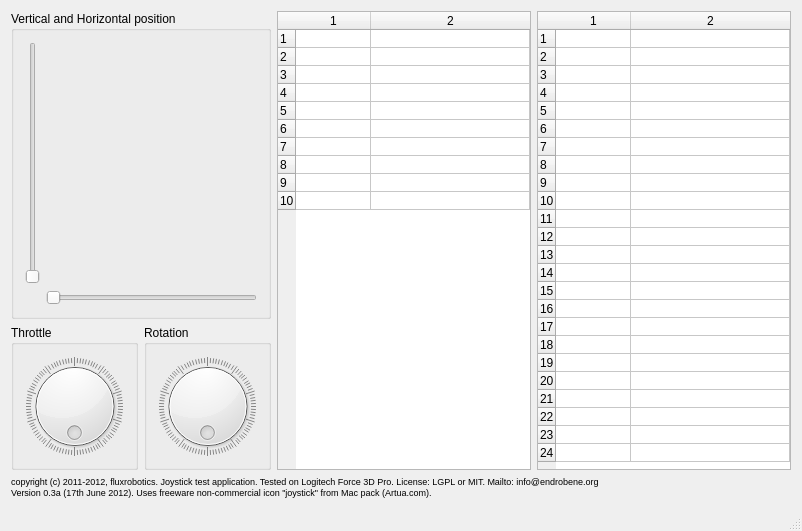
<?xml version="1.0" encoding="UTF-8"?>
<ui version="4.0">
 <class>MainWindow</class>
 <widget class="QMainWindow" name="MainWindow">
  <property name="geometry">
   <rect>
    <x>0</x>
    <y>0</y>
    <width>802</width>
    <height>531</height>
   </rect>
  </property>
  <property name="windowTitle">
   <string>Joystick Test Application (based on SFML)</string>
  </property>
  <property name="windowIcon">
   <iconset resource="resJoystick.qrc">
    <normaloff>:/icons/ResFiles/joystick.ico</normaloff>:/icons/ResFiles/joystick.ico</iconset>
  </property>
  <widget class="QWidget" name="centralWidget">
   <layout class="QVBoxLayout" name="verticalLayout_2" stretch="1,0">
    <item>
     <layout class="QHBoxLayout" name="horizontalLayout_4">
      <item>
       <layout class="QVBoxLayout" name="layoutLeft">
        <item>
         <widget class="QGroupBox" name="gbMoveXY">
          <property name="title">
           <string>Vertical and Horizontal position</string>
          </property>
          <layout class="QGridLayout" name="gridLayout">
           <item row="1" column="1">
            <layout class="QHBoxLayout" name="horizontalLayout_3">
             <item>
              <widget class="QSlider" name="sliderHorizontal">
               <property name="enabled">
                <bool>false</bool>
               </property>
               <property name="orientation">
                <enum>Qt::Horizontal</enum>
               </property>
              </widget>
             </item>
            </layout>
           </item>
           <item row="0" column="0">
            <layout class="QVBoxLayout" name="verticalLayout">
             <item>
              <widget class="QSlider" name="sliderVertical">
               <property name="enabled">
                <bool>false</bool>
               </property>
               <property name="orientation">
                <enum>Qt::Vertical</enum>
               </property>
              </widget>
             </item>
            </layout>
           </item>
          </layout>
         </widget>
        </item>
        <item>
         <layout class="QHBoxLayout" name="layoutThrottleRotate">
          <item>
           <widget class="QGroupBox" name="gbThrottle">
            <property name="title">
             <string>Throttle</string>
            </property>
            <layout class="QHBoxLayout" name="horizontalLayout">
             <item>
              <widget class="QDial" name="dialThrottle">
               <property name="enabled">
                <bool>true</bool>
               </property>
               <property name="maximum">
                <number>100</number>
               </property>
               <property name="tracking">
                <bool>false</bool>
               </property>
               <property name="orientation">
                <enum>Qt::Horizontal</enum>
               </property>
               <property name="invertedAppearance">
                <bool>false</bool>
               </property>
               <property name="invertedControls">
                <bool>false</bool>
               </property>
               <property name="wrapping">
                <bool>true</bool>
               </property>
               <property name="notchTarget">
                <double>1.000000000000000</double>
               </property>
               <property name="notchesVisible">
                <bool>true</bool>
               </property>
              </widget>
             </item>
            </layout>
           </widget>
          </item>
          <item>
           <widget class="QGroupBox" name="gbRotation">
            <property name="title">
             <string>Rotation</string>
            </property>
            <layout class="QHBoxLayout" name="horizontalLayout_2">
             <item>
              <widget class="QDial" name="dialRotation">
               <property name="enabled">
                <bool>true</bool>
               </property>
               <property name="maximum">
                <number>100</number>
               </property>
               <property name="tracking">
                <bool>false</bool>
               </property>
               <property name="wrapping">
                <bool>true</bool>
               </property>
               <property name="notchTarget">
                <double>1.000000000000000</double>
               </property>
               <property name="notchesVisible">
                <bool>true</bool>
               </property>
              </widget>
             </item>
            </layout>
           </widget>
          </item>
         </layout>
        </item>
       </layout>
      </item>
      <item>
       <widget class="QTableWidget" name="tblAxis">
        <property name="rowCount">
         <number>10</number>
        </property>
        <property name="columnCount">
         <number>2</number>
        </property>
        <attribute name="horizontalHeaderVisible">
         <bool>true</bool>
        </attribute>
        <attribute name="horizontalHeaderCascadingSectionResizes">
         <bool>false</bool>
        </attribute>
        <attribute name="horizontalHeaderDefaultSectionSize">
         <number>75</number>
        </attribute>
        <attribute name="horizontalHeaderHighlightSections">
         <bool>false</bool>
        </attribute>
        <attribute name="horizontalHeaderMinimumSectionSize">
         <number>20</number>
        </attribute>
        <attribute name="horizontalHeaderStretchLastSection">
         <bool>true</bool>
        </attribute>
        <attribute name="verticalHeaderVisible">
         <bool>true</bool>
        </attribute>
        <attribute name="verticalHeaderCascadingSectionResizes">
         <bool>false</bool>
        </attribute>
        <attribute name="verticalHeaderDefaultSectionSize">
         <number>17</number>
        </attribute>
        <attribute name="verticalHeaderHighlightSections">
         <bool>false</bool>
        </attribute>
        <row/>
        <row/>
        <row/>
        <row/>
        <row/>
        <row/>
        <row/>
        <row/>
        <row/>
        <row/>
        <column/>
        <column/>
       </widget>
      </item>
      <item>
       <widget class="QTableWidget" name="tblButtons">
        <property name="rowCount">
         <number>24</number>
        </property>
        <property name="columnCount">
         <number>2</number>
        </property>
        <attribute name="horizontalHeaderVisible">
         <bool>true</bool>
        </attribute>
        <attribute name="horizontalHeaderCascadingSectionResizes">
         <bool>false</bool>
        </attribute>
        <attribute name="horizontalHeaderDefaultSectionSize">
         <number>75</number>
        </attribute>
        <attribute name="horizontalHeaderHighlightSections">
         <bool>false</bool>
        </attribute>
        <attribute name="horizontalHeaderStretchLastSection">
         <bool>true</bool>
        </attribute>
        <attribute name="verticalHeaderCascadingSectionResizes">
         <bool>false</bool>
        </attribute>
        <attribute name="verticalHeaderDefaultSectionSize">
         <number>17</number>
        </attribute>
        <attribute name="verticalHeaderHighlightSections">
         <bool>false</bool>
        </attribute>
        <row/>
        <row/>
        <row/>
        <row/>
        <row/>
        <row/>
        <row/>
        <row/>
        <row/>
        <row/>
        <row/>
        <row/>
        <row/>
        <row/>
        <row/>
        <row/>
        <row/>
        <row/>
        <row/>
        <row/>
        <row/>
        <row/>
        <row/>
        <row/>
        <column/>
        <column/>
       </widget>
      </item>
     </layout>
    </item>
    <item>
     <widget class="QLabel" name="lblAboutNotice">
      <property name="font">
       <font>
        <family>Tahoma</family>
        <pointsize>9</pointsize>
       </font>
      </property>
      <property name="text">
       <string>&lt;!DOCTYPE HTML PUBLIC &quot;-//W3C//DTD HTML 4.0//EN&quot; &quot;http://www.w3.org/TR/REC-html40/strict.dtd&quot;&gt;
&lt;html&gt;&lt;head&gt;&lt;meta name=&quot;qrichtext&quot; content=&quot;1&quot; /&gt;&lt;style type=&quot;text/css&quot;&gt;
p, li { white-space: pre-wrap; }
&lt;/style&gt;&lt;/head&gt;&lt;body style=&quot; font-family:'Tahoma'; font-size:9pt; font-weight:400; font-style:normal;&quot;&gt;
&lt;p style=&quot; margin-top:0px; margin-bottom:0px; margin-left:0px; margin-right:0px; -qt-block-indent:0; text-indent:0px;&quot;&gt;&lt;span style=&quot; font-family:'MS Shell Dlg 2'; font-size:7pt;&quot;&gt;copyright (c) 2011-2012, fluxrobotics. Joystick test application. Tested on Logitech Force 3D Pro. License: LGPL or MIT. Mailto: info@endrobene.org&lt;/span&gt;&lt;/p&gt;
&lt;p style=&quot; margin-top:0px; margin-bottom:0px; margin-left:0px; margin-right:0px; -qt-block-indent:0; text-indent:0px;&quot;&gt;&lt;span style=&quot; font-family:'MS Shell Dlg 2'; font-size:7pt;&quot;&gt;Version 0.3a (17th June 2012). Uses freeware non-commercial icon &amp;quot;joystick&amp;quot; from Mac pack (Artua.com).&lt;/span&gt;&lt;/p&gt;&lt;/body&gt;&lt;/html&gt;</string>
      </property>
     </widget>
    </item>
   </layout>
  </widget>
  <widget class="QMenuBar" name="menuBar">
   <property name="geometry">
    <rect>
     <x>0</x>
     <y>0</y>
     <width>802</width>
     <height>20</height>
    </rect>
   </property>
  </widget>
  <widget class="QStatusBar" name="statusBar"/>
  <action name="actionExit">
   <property name="text">
    <string>Exit</string>
   </property>
  </action>
 </widget>
 <layoutdefault spacing="6" margin="11"/>
 <resources>
  <include location="resJoystick.qrc"/>
 </resources>
 <connections/>
</ui>
